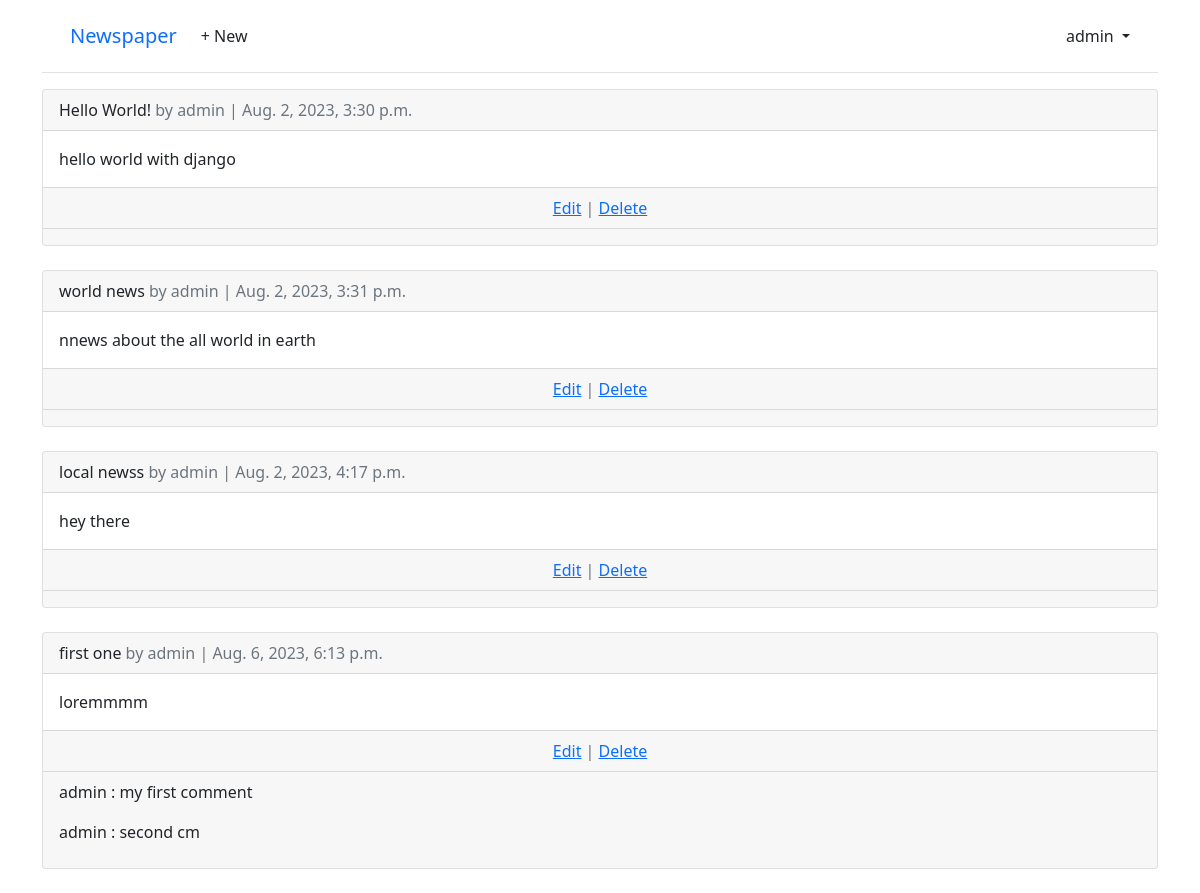
/articles/ (signed in), run on the app's committed database.
### accounts/models.py (models this page shows)
class CustomUser(AbstractUser):
    age = models.PositiveIntegerField(null=True , blank=True)

### articles/models.py (models this page shows, shortened)
class Article(models.Model):
    title = models.CharField(max_length=255)
    body = models.TextField()
    date = models.DateTimeField(auto_now_add=True)
    author = models.ForeignKey(settings.AUTH_USER_MODEL , on_delete=models.CASCADE)

class Comment(models.Model):
    article = models.ForeignKey(Article , on_delete=models.CASCADE)
    comment = models.CharField(max_length=140)
    author = models.ForeignKey(settings.AUTH_USER_MODEL , on_delete=models.CASCADE)
    def __str__(self):
        return self.comment

### articles/views.py (the view)
# urls.py: path("" , ArticleListView.as_view() , name="article_list"),
class ArticleListView(LoginRequiredMixin , ListView):
    model = Article
    template_name = "article_list.html"

### templates/article_list.html (shortened to what this page needs)
{% extends "base.html" %}
{% block content %}
{% for article in article_list %}
    <div class="card">
        <div class="card-header">
            <span class="font-weight-bold"> {{article.title}}</span>
            <span class="text-muted"> by {{article.author}} | {{article.date}} </span>
        </div>
        <div class="card-body">
            {{article.body}}
        </div>
        <div class="card-footer text-center text-muted">
            <a href="{% url 'article_edit' article.pk %}">Edit</a> |
            <a href="{% url 'article_delete' article.pk %}">Delete</a>
        </div>
        <div class="card-footer">
            {% for comment in article.comment_set.all %}
            <p>
                <span class="font-weight-bold">
                    {{comment.author}} :
                </span>
                {{comment}}
            </p>
            {% endfor %}
        </div>
    </div>
    <br />
{% endfor %}
{% endblock content %}

### templates/base.html (shortened to what this page needs)
<!DOCTYPE html>
<html>
<head>
    <link href="https://cdn.jsdelivr.net/npm/bootstrap@5.1.3/dist/css/bootstrap.min.css" rel="stylesheet" rel="stylesheet">
</head>
<body>
    <div class="container">
            <header class="p-3 mb-3 border-bottom">
            <div class="container">
            <div class="d-flex flex-wrap align-items-center justify-content-center
        justify-content-lg-start">
        <a class="navbar-brand" href="{% url 'home' %}">Newspaper</a>
        <ul class="nav col-12 col-lg-auto me-lg-auto mb-2 justify-content-center
        mb-md-0">
        {% if user.is_authenticated %}
        <li><a href="{% url 'article_new' %}" class="nav-link px-2 link-dark">+ New</a></li>
        </ul>
        <div class="dropdown text-end">
        <a href="#" class="d-block link-dark text-decoration-none dropdown-toggle"
        id="dropdownUser1" data-bs-toggle="dropdown" aria-expanded="false">
        {{ user.username }}
        </a>
    </div>
    {% endif %}
    </div>
    </div>
    </header>
    <main>
        {% block content %}
        {% endblock content %}
    </main>
</body>
</html>

### data on the page
CustomUser: username "admin"
Article: title "Hello World!", author "admin", date "Aug. 2, 2023, 3:30 p.m.", body "hello world with django"
Article: title "world news", author "admin", date "Aug. 2, 2023, 3:31 p.m.", body "nnews about the all world in earth"
Article: title "local newss", author "admin", date "Aug. 2, 2023, 4:17 p.m.", body "hey there"
Article: title "first one", author "admin", date "Aug. 6, 2023, 6:13 p.m.", body "loremmmm"
Comment: author "admin", comment "my first comment"
Comment: author "admin", comment "second cm"
